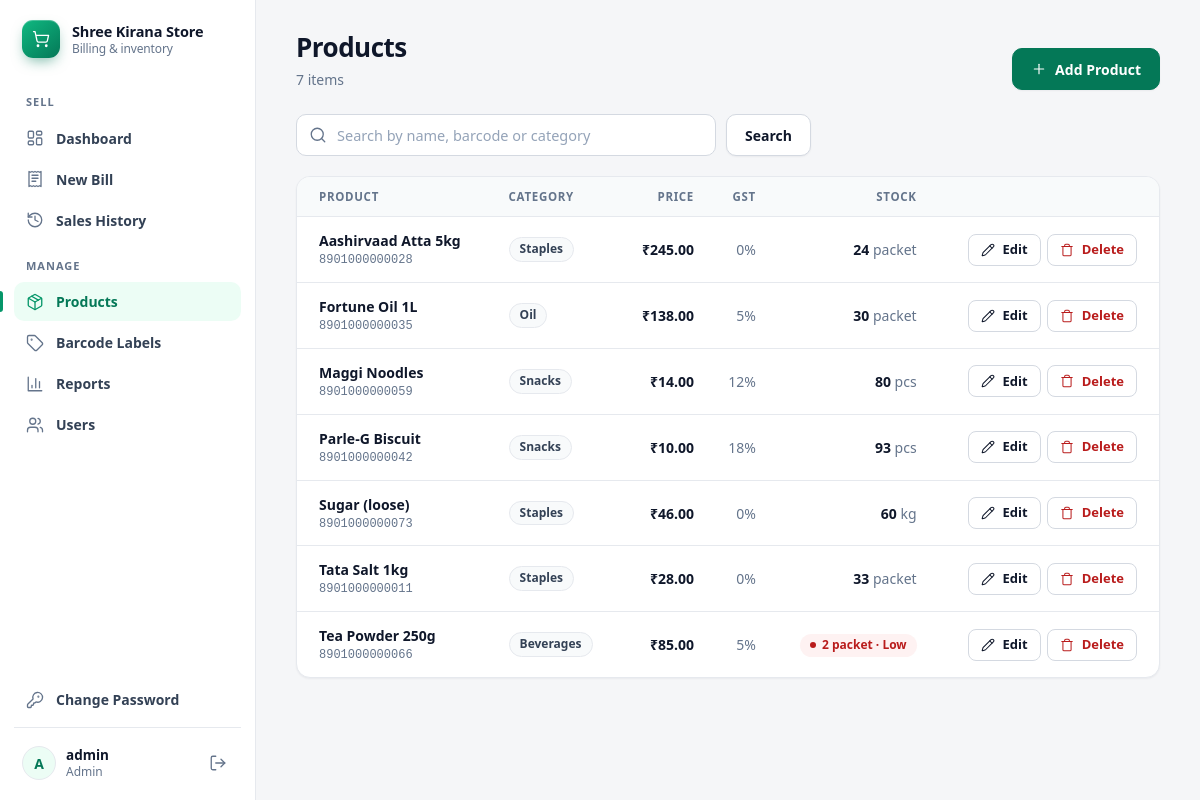
Screenshot of /products (signed in) with the database file from the repository.
### tables this page shows
CREATE TABLE products (
    id INTEGER PRIMARY KEY AUTOINCREMENT,
    barcode TEXT UNIQUE,
    name TEXT NOT NULL,
    category TEXT DEFAULT 'General',
    unit TEXT DEFAULT 'pcs',                  -- pcs, kg, litre, packet ...
    cost_price REAL NOT NULL DEFAULT 0,       -- what you paid
    price REAL NOT NULL,                      -- what customer pays (includes GST)
    gst REAL NOT NULL DEFAULT 0,              -- GST percent, e.g. 5
    stock REAL NOT NULL DEFAULT 0,
    min_stock REAL NOT NULL DEFAULT 5         -- warn when stock <= this
);

### app.py (the view)
@app.route("/products")
@login_required
def products():
    q = request.args.get("q", "").strip()
    db = get_db()
    if q:
        like = f"%{q}%"
        rows = db.execute("SELECT * FROM products WHERE name LIKE ? OR barcode LIKE ? OR category LIKE ? "
                          "ORDER BY name", (like, like, like)).fetchall()
    else:
        rows = db.execute("SELECT * FROM products ORDER BY name").fetchall()
    return render_template("products.html", products=rows, q=q)

### app.py (called while the page is built)
def login_required(view):
    @wraps(view)
    def wrapper(*args, **kwargs):
        if "user_id" not in session:
            if request.path.startswith("/api/"):
                return jsonify(error="Please login again"), 401
            return redirect(url_for("login"))
        return view(*args, **kwargs)
    return wrapper

@app.context_processor
def inject_globals():
    return dict(SHOP_NAME=SHOP_NAME, SHOP_ADDRESS=SHOP_ADDRESS,
                SHOP_PHONE=SHOP_PHONE, SHOP_GSTIN=SHOP_GSTIN)

### db.py (called while the page is built)
def get_db():
    if "db" not in g:
        g.db = sqlite3.connect(DB_PATH)
        g.db.row_factory = sqlite3.Row
    return g.db

### templates/products.html (shortened to what this page needs)
{% extends "base.html" %}
{% from "_icons.html" import icon %}
{% block content %}
<div class="page-head">
  <div>
    <h1>Products</h1>
    <p class="sub">{{ products|length }} item{{ '' if products|length == 1 else 's' }}{% if q %} matching “{{ q }}”{% endif %}</p>
  </div>
  {% if session.role == 'admin' %}<div class="head-actions"><a class="btn primary" href="{{ url_for('product_add') }}">{{ icon('plus', 16) }} Add Product</a></div>{% endif %}
</div>
<form class="toolbar" method="get">
  <div class="input-icon">{{ icon('search') }}<input name="q" value="{{ q }}" placeholder="Search by name, barcode or category"></div>
  <button class="btn">Search</button>
</form>
<div class="card flush scroll">
<table>
  <tr><th>Product</th><th>Category</th><th class="r">Price</th><th class="r">GST</th><th class="r">Stock</th>{% if session.role == 'admin' %}<th></th>{% endif %}</tr>
  {% for p in products %}
  <tr>
    <td><span class="cell-main">{{ p.name }}</span><span class="cell-sub">{{ p.barcode }}</span></td>
    <td><span class="badge neutral">{{ p.category }}</span></td>
    <td class="r cell-main">₹{{ '%.2f'|format(p.price) }}</td>
    <td class="r muted">{{ '%g'|format(p.gst) }}%</td>
    <td class="r">
      {% if p.stock <= p.min_stock %}<span class="badge low">{{ '%g'|format(p.stock) }} {{ p.unit }} · Low</span>
      {% else %}<span class="cell-main">{{ '%g'|format(p.stock) }}</span> <span class="muted">{{ p.unit }}</span>{% endif %}
    </td>
    {% if session.role == 'admin' %}
    <td>
      <div class="actions">
        <a class="btn small" href="{{ url_for('product_edit', pid=p.id) }}">{{ icon('pencil', 14) }} Edit</a>
        <form method="post" action="{{ url_for('product_delete', pid=p.id) }}" onsubmit="return confirm('Delete {{ p.name|e }}?')">
          <button class="btn small danger">{{ icon('trash', 14) }} Delete</button>
        </form>
      </div>
    </td>
    {% endif %}
  </tr>
  {% else %}<tr class="empty-row"><td colspan="6">No products found.</td></tr>
  {% endfor %}
</table>
</div>
{% endblock %}

### templates/_icons.html (shortened to what this page needs)
{% macro icon(name, size=18) -%}
<svg class="ico" width="{{ size }}" height="{{ size }}" viewBox="0 0 24 24" fill="none" stroke="currentColor" stroke-width="1.75" stroke-linecap="round" stroke-linejoin="round" aria-hidden="true">{{ ICONS[name]|safe }}</svg>
{%- endmacro %}

### rows the page displays
products: name "Aashirvaad Atta 5kg", barcode "8901000000028", category "Staples", price "245.00", gst "0", stock "24", unit "packet", {{ size }} 14 (drawn)
products: name "Fortune Oil 1L", barcode "8901000000035", category "Oil", price "138.00", gst "5", stock "30", unit "packet", {{ size }} 14 (drawn)
products: name "Maggi Noodles", barcode "8901000000059", category "Snacks", price "14.00", gst "12", stock "80", unit "pcs", {{ size }} 14 (drawn)
products: name "Parle-G Biscuit", barcode "8901000000042", category "Snacks", price "10.00", gst "18", stock "93", unit "pcs", {{ size }} 14 (drawn)
products: name "Sugar (loose)", barcode "8901000000073", category "Staples", price "46.00", gst "0", stock "60", unit "kg", {{ size }} 14 (drawn)
products: name "Tata Salt 1kg", barcode "8901000000011", category "Staples", price "28.00", gst "0", stock "33", unit "packet", {{ size }} 14 (drawn)
products: name "Tea Powder 250g", barcode "8901000000066", category "Beverages", price "85.00", gst "5", stock "2", unit "packet", {{ size }} 14 (drawn)

### other values shown
{{ SHOP_NAME }} "Shree Kirana Store"
{{ (session.username or '?')[0]|upper }} "A"
{{ session.username }} "admin"
{{ session.role|capitalize }} "Admin"
{{ products|length }} "7"
{{ '' if products|length == 1 else 's' }} "s"
